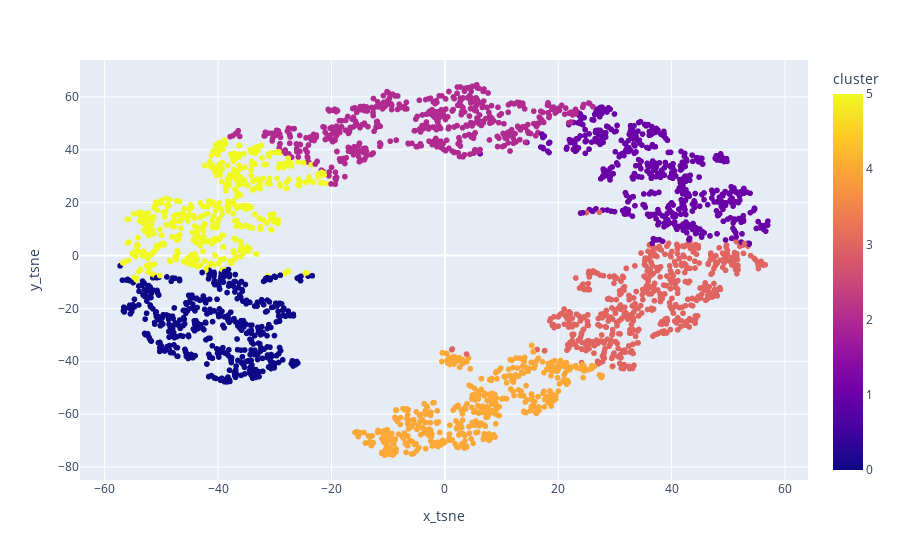

Source (notebook cell):
### Code cell
px.scatter(df_3, x='x_tsne', y='y_tsne',color='cluster')

### Figure 1 — Plotly figure (JSON) as saved in the notebook; plotly's stock layout.template omitted (floating-point values rounded to 4 significant figures; data arrays with more than 128 entries replaced by an {"elided": "..."} marker saying what was removed)
{"data": [{"hovertemplate": "x_tsne=%{x}<br>y_tsne=%{y}<br>cluster=%{marker.color}<extra></extra>", "legendgroup": "", "marker": {"color": {"elided": "2810 int values"}, "coloraxis": "coloraxis", "symbol": "circle"}, "mode": "markers", "name": "", "showlegend": false, "type": "scattergl", "x": {"elided": "2810 float values"}, "xaxis": "x", "y": {"elided": "2810 float values"}, "yaxis": "y"}], "layout": {"coloraxis": {"colorbar": {"title": {"text": "cluster"}}, "colorscale": [[0, "#0d0887"], [0.1111, "#46039f"], [0.2222, "#7201a8"], [0.3333, "#9c179e"], [0.4444, "#bd3786"], [0.5556, "#d8576b"], [0.6667, "#ed7953"], [0.7778, "#fb9f3a"], [0.8889, "#fdca26"], [1, "#f0f921"]]}, "legend": {"tracegroupgap": 0}, "margin": {"t": 60}, "xaxis": {"anchor": "y", "domain": [0, 1], "title": {"text": "x_tsne"}}, "yaxis": {"anchor": "x", "domain": [0, 1], "title": {"text": "y_tsne"}}}}
